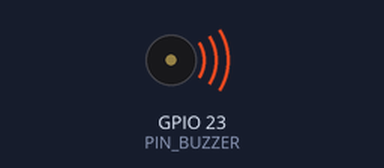
Simulated run of this sketch. Board: ESP32. Parts: buzzer (waves = sounding). What the sketch prints to the serial monitor is not drawn.

Above: at 0.2 s.
Timing chart, 0 to 3.0 s (numbered marks = the images above):
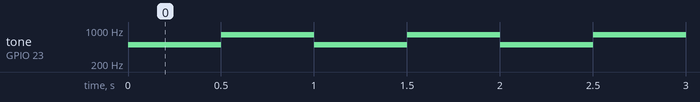

The sketch:

IoT_Complete_Modul_3.3_Buzzer.ino
```cpp
// variable pin buzzer
#define PIN_BUZZER 23

void setup() {
  // inisiasi Serial Communication
  Serial.begin(115200);
  Serial.println("Hello, ESP32!");
  // inisiasi pin
  pinMode(PIN_BUZZER, OUTPUT);
}

void loop() {
  tone(PIN_BUZZER, 500);
  delay(500);
  tone(PIN_BUZZER, 800);
  delay(500);
}
```

Measured:
- by itself, tone on GPIO 23 (PIN_BUZZER): alternates 800 Hz for 0.50 s and 500 Hz for 0.50 s
